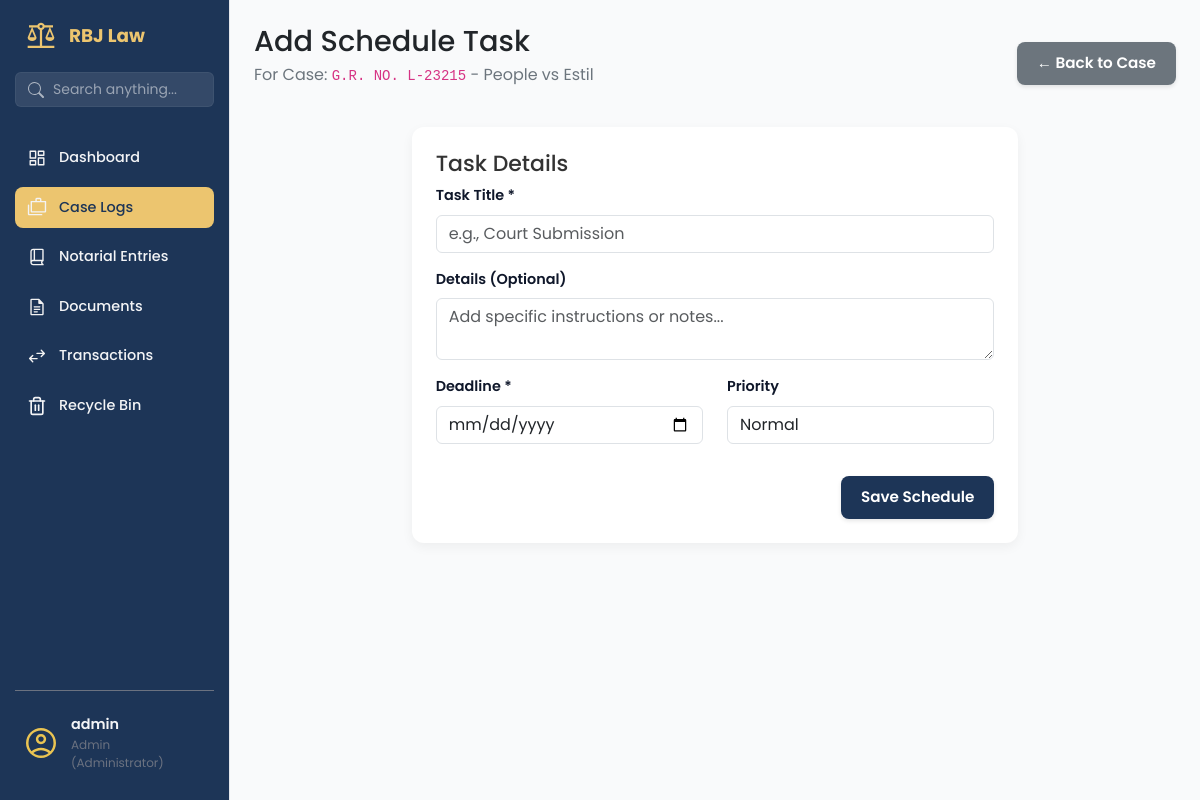
Screenshot of /cases/1/schedule/new (signed in) with the database file from the repository.
### app/models/user_model.py (models this page shows, shortened)
class User(UserMixin, db.Model):
    __tablename__ = 'users'
    id = db.Column(db.Integer, primary_key=True)
    username = db.Column(db.String(80), unique=True, nullable=False, index=True)
    email = db.Column(db.String(120), unique=True, nullable=False)
    password_hash = db.Column(db.String(128), nullable=False)
    contact_number = db.Column(db.String(20), nullable=True)
    first_name = db.Column(db.String(100), nullable=True)
    middle_name = db.Column(db.String(100), nullable=True)
    last_name = db.Column(db.String(100), nullable=True)
    birth_date = db.Column(db.Date, nullable=True)
    gender = db.Column(db.String(20), nullable=True)
    address = db.Column(db.String(255), nullable=True)
    role = db.Column(db.String(50), default='attorney', nullable=False)
    is_active = db.Column(db.Boolean, default=True, nullable=False)
    is_admin = db.Column(db.Boolean, default=False, nullable=False)
    created_at = db.Column(db.DateTime, default=datetime.utcnow)
    updated_at = db.Column(db.DateTime, default=datetime.utcnow, onupdate=datetime.utcnow)

### app/models/case_mdl.py (models this page shows, shortened)
class Case(db.Model, SoftDeleteMixin):
    __tablename__ = 'cases'
    id = db.Column(db.Integer, primary_key=True)
    case_number = db.Column(db.String(100), unique=True, nullable=False)
    title = db.Column(db.String(255), nullable=False)
    case_category = db.Column(db.String(50), default='individual', nullable=False)
    case_type = db.Column(db.String(100), nullable=False)
    violation = db.Column(db.String(255), nullable=True)
    cause_of_action = db.Column(db.String(255), nullable=True)
    status = db.Column(db.String(50), default='active', nullable=False)
    engagement_date = db.Column(db.Date, nullable=False)
    filing_date = db.Column(db.Date, nullable=True)
    client_id = db.Column(db.Integer, db.ForeignKey('clients.id'), nullable=False)
    assigned_attorney_id = db.Column(db.Integer, db.ForeignKey('users.id'), nullable=True)
    created_at = db.Column(db.DateTime, default=lambda: datetime.now(PHT))
    updated_at = db.Column(db.DateTime, default=lambda: datetime.now(PHT), onupdate=lambda: datetime.now(PHT))
    client_snapshot = db.Column(db.Text, nullable=True)
    client = db.relationship('Client', backref='cases', lazy=True)
    assigned_attorney = db.relationship('User', backref='assigned_cases', lazy=True)
    schedules = db.relationship('Schedule', backref='case', lazy=True, cascade="all, delete-orphan", order_by="asc(Schedule.deadline)")
    dismissal_reason = db.Column(db.String(255), nullable=True)

### app/routes/case_routes.py (the view)
@case_bp.route('/<int:case_id>/schedule/new', methods=['GET'])
@login_required
def add_schedule_page(case_id):
    case = CaseService.get_case_by_id(case_id)
    if not case:
        flash('Case not found', 'error')
        return redirect(url_for('case.list_cases'))
    return render_template('schedules/add_schedule.html', case=case)

### app/services/case_service.py (called while the page is built)
    @staticmethod
    def get_case_by_id(case_id):
        return Case.query.get(case_id)

### app/templates/schedules/add_schedule.html (shortened to what this page needs)
{% extends 'base.html' %}
{% block content %}
<main class="dashboard-content">
    <header class="dashboard-header">
        <div>
            <h1>Add Schedule Task</h1>
            <p>For Case: <code>{{ case.case_number }}</code> - {{ case.title }}</p>
        </div>
        <div class="dashboard-actions">
            <a href="{{ url_for('case.view_case', case_id=case.id) }}" class="btn btn-secondary">
                ← Back to Case
            </a>
        </div>
    </header>
    <div class="row">
        <div class="col-md-8 offset-md-2">
            <div class="panel-card">
                <h5 class="panel-card__title">Task Details</h5>
                <form method="POST" action="{{ url_for('case.add_schedule_submission', case_id=case.id) }}">
                    <div class="mb-3">
                        <label class="form-label">Task Title *</label>
                        <input type="text" class="form-control" name="title" required placeholder="e.g., Court Submission">
                    </div>
                    <div class="mb-3">
                        <label class="form-label">Details (Optional)</label>
                        <textarea class="form-control" name="details" rows="2" placeholder="Add specific instructions or notes..."></textarea>
                    </div>
                    <div class="row">
                        <div class="col-md-6 mb-3">
                            <label class="form-label">Deadline *</label>
                            <input type="date" class="form-control" name="deadline" required>
                        </div>
                        <div class="col-md-6 mb-3">
                            <label class="form-label">Priority</label>
                            <select class="form-control" name="priority">
                                <option value="normal">Normal</option>
                            </select>
                        </div>
                    </div>
                    <div class="mt-3 text-end">
                        <button type="submit" class="btn btn-primary">Save Schedule</button>
                    </div>
                </form>
            </div>
        </div>
    </div>
</main>
{% endblock %}

### app/templates/base.html (shortened to what this page needs)
<!DOCTYPE html>
<html lang="en">
<head>
    <link rel="stylesheet" href="{{ url_for('static', filename='vendor/bootstrap/css/bootstrap.min.css') }}">
    <link rel="stylesheet" href="{{ url_for('static', filename='css/main.css') }}">
    <link rel="stylesheet" href="{{ url_for('static', filename='css/sidebar.css') }}">
</head>
<body data-auth="{{ 'true' if current_user.is_authenticated else 'false' }}">
    <aside class="sidebar">
        <div class="sidebar-header">
            <img src="{{ url_for('static', filename='img/scales-of-justice.svg') }}" alt="logo" class="logo-img">
            <h2>RBJ Law</h2>
        </div>
        <div class="sidebar-search">
            <form action="{{ url_for('search.search_page') }}" method="GET">
                <div class="input-group">
                    <span class="input-group-text bg-transparent border-0 pe-0">
                    </span>
                    <input type="text" name="q" class="form-control" placeholder="Search anything..."
                        aria-label="Search" value="{{ request.args.get('q', '') }}">
                </div>
            </form>
        </div>
        <ul class="sidebar-links">
            <li>
                <a href="{{ url_for('dashboard.dashboard_page') }}"
                    class="{{ 'active' if 'dashboard' in request.endpoint else '' }}">
                    <span class="icon-wrapper"><img src="{{ url_for('static', filename='img/dashboard.svg') }}"
                            alt=""></span>
                    Dashboard
                </a>
            </li>
            {% if current_user.is_authenticated and (current_user.is_admin or current_user.role == 'admin') %}
            <li>
                <a href="{{ url_for('case.list_cases') }}" class="{{ 'active' if 'case' in request.endpoint else '' }}">
                    <span class="icon-wrapper"><img src="{{ url_for('static', filename='img/cases.svg') }}"
                            alt=""></span>
                    Case Logs
                </a>
            </li>
            {% endif %}
            {% if current_user.is_authenticated and current_user.role in ['admin', 'staff'] %}
            <li>
                <a href="{{ url_for('notarial_entries.notarial_entries_page') }}"
                    class="{{ 'active' if 'notarial' in request.endpoint else '' }}">
                    <span class="icon-wrapper"><img src="{{ url_for('static', filename='img/book.svg') }}"
                            alt=""></span>
                    Notarial Entries
                </a>
            </li>
            {% endif %}
            {% if current_user.is_authenticated and current_user.role in ['admin', 'staff'] %}
            <li>
                <a href="{{ url_for('documents.documents_page') }}"
                    class="{{ 'active' if 'documents' in request.endpoint else '' }}">
                    <span class="icon-wrapper"><img src="{{ url_for('static', filename='img/documents.svg') }}"
                            alt=""></span>
                    Documents
                </a>
            </li>
            {% endif %}
            {% if current_user.is_authenticated and current_user.role in ['admin', 'staff'] %}
            <li>
                <a href="{{ url_for('transaction.transactions_page') }}"
                    class="{{ 'active' if 'transaction' in request.endpoint else '' }}">
                    <span class="icon-wrapper"><img src="{{ url_for('static', filename='img/transaction.svg') }}"
                            alt=""></span>
                    Transactions
                </a>
            </li>
            {% endif %}
            <li>
                <a href="{{ url_for('recycle.recycle_bin_page') }}"
                    class="{{ 'active' if 'recycle' in request.endpoint else '' }}">
                    <span class="icon-wrapper">
                    </span>
                    Recycle Bin
                </a>
            </li>
        </ul>
        <div class="sidebar-footer">
            <button class="avatar-btn" id="avatarBtn">
                <img src="{{ url_for('static', filename='img/avatar.svg') }}" alt="User Avatar">
                <div class="user-info">
                    <span class="user-name">
                        {{ current_user.username }}
                    </span>
                    <span class="user-role">
                        {{ current_user.role|title }}
                        {% if current_user.is_admin %} (Administrator){% endif %}
                    </span>
                </div>
            </button>
        </div>
    </aside>
    <div class="page-container">
        <div class="toast-container position-fixed top-0 end-0 p-3" style="z-index: 1100">
        </div>
        {% block content %}
        {% endblock %}
</body>
</body>
</html>
</html>

### app/static/css/components/sidebar.css (style rules this page uses)
:root { --sidebar-width: 230px; --color-royal-blue: #1D3557; --color-gold: #ecc56f; --color-text-dark: #374151; --color-text-gray: #6b7280; --color-bg-white: #ffffff; --color-hover-gray: #f3f4f6; }
body { min-height: 100vh; background-color: #f9fafb; margin: 0; }
.sidebar { display: flex; position: fixed; flex-direction: column; top: 0; left: 0; height: 100%; width: var(--sidebar-width); background-color: var(--color-royal-blue); padding: 20px 15px; border-right: 1px solid #e5e7eb; z-index: 1000; }
.sidebar-header { display: flex; align-items: center; margin-bottom: 20px; padding: 0 10px; }
.sidebar-header img { width: 32px; height: auto; }
.sidebar-header h2 { font-size: 1.15rem; font-weight: 700; color: var(--color-gold); margin: 0 0 0 12px; }
.sidebar-links { list-style: none; padding: 0; margin: 0; display: flex; flex-direction: column; gap: 8px; }
.sidebar-links li { position: relative; }
.sidebar-links li a, .submenu-toggle { display: flex; align-items: center; gap: 12px; color: var(--color-hover-gray); font-weight: 500; padding: 10px 12px; border-radius: 8px; text-decoration: none; transition: all 0.2s ease; width: 100%; background: none; border: none; font-size: 0.9rem; }
.icon-wrapper { display: flex; align-items: center; justify-content: center; width: 20px; height: 20px; }
.sidebar-links li a img, .submenu-toggle img { width: 20px; height: 20px; transition: filter 0.2s; }
.sidebar-links li a.active { background-color: var(--color-gold); color: var(--color-royal-blue); }
.sidebar-footer { margin-top: auto; position: relative; padding-top: 15px; border-top: 1px solid var(--color-text-gray) }
.avatar-btn { display: flex; align-items: center; gap: 12px; background: none; border: none; cursor: pointer; width: 100%; padding: 8px; border-radius: 8px; text-align: left; transition: all 0.2s ease; }
.avatar-btn img { width: 36px; height: 36px; border-radius: 50%; object-fit: cover; }
.user-info { display: flex; flex-direction: column; }
.user-name { font-size: 0.9rem; font-weight: 600; color: var(--color-hover-gray); transition: color 0.2s ease; }
.user-role { font-size: 0.75rem; color: var(--color-text-gray); transition: color 0.2s ease; }
.sidebar-search { margin-bottom: 30px; }
.sidebar-search input { background: transparent !important; border: none !important; color: #fff !important; font-size: 0.9rem; box-shadow: none !important; padding-left: 10px; width: 100%; }
.sidebar-search input::placeholder { color: rgba(255, 255, 255, 0.6); }
.page-container { margin-left: var(--sidebar-width); transition: margin-left 0.3s ease; }

### app/static/css/base/_variable.css (style rules this page uses)
:root { --color-bg-primary: #F4F4F4; --color-bg-secondary: #FFFFFF; --color-bg-search: #E9ECEF; --color-text-primary: #212529; --color-text-secondary: #6C757D; --color-text-white: #FFFFFF; --color-card-blue: #1D3557; --color-card-gold: #ecc56f; --color-card-green: #2A9D49; --shadow-light: 0 4px 12px rgba(0, 0, 0, 0.05); --border-radius-m: 12px; --border-radius-s: 8px; }

### app/static/css/components/_dashboard.css (style rules this page uses)
.page-container { min-height: 100vh; }
.dashboard-content { padding: 24px; }
.dashboard-header { display: flex; justify-content: space-between; align-items: center; margin-bottom: 24px; border-bottom: 1px solid var(--color-border-light); }
.dashboard-header h1 { margin: 0; font-size: 1.8rem; color: var(--color-text-primary); }
.dashboard-header p { margin-top: 4px; color: var(--color-text-secondary); }
.panel-card { background-color: var(--color-bg-secondary); padding: 24px; border-radius: var(--border-radius-m); box-shadow: var(--shadow-light); }
.panel-card__title { font-size: 22px; }
body { background-color: var(--color-bg-primary); font-family: -apple-system, BlinkMacSystemFont, "Segoe UI", Roboto, Helvetica, Arial, sans-serif; }

### app/static/css/components/_button.css (style rules this page uses)
.btn { display: inline-flex; align-items: center; justify-content: center; padding: 10px 20px; border: none; border-radius: 8px; cursor: pointer; font-weight: 600; font-size: 0.95rem; transition: all 0.2s ease; text-decoration: none; box-shadow: 0 2px 4px rgba(0, 0, 0, 0.1); }

### app/static/css/components/_forms.css (style rules this page uses)
.form-label { display: block; font-weight: 600; color: var(--color-text-primary); margin-bottom: 8px; font-size: 0.95rem; }

### rows the page displays
User: username "admin", role "Admin"
Case: case_number "G.R. NO. L-23215", title "People vs Estil"
